Frame 1 (no input): blank canvas, image omitted
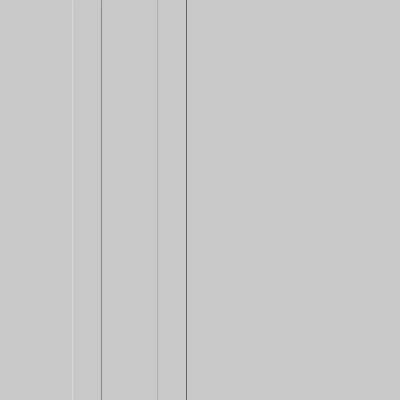
Frame 60 (the mouse pressed at the canvas centre just before this capture)
Frame 120 (the mouse held since frame 60 and released just before this capture): blank canvas, image omitted

The Processing sketch that drew this single still picture (run headless with seeded random() and noise(); from frame 60 on, the mouse is pressed at the canvas centre):

// Processing sketch: LineTargets
// ── LineTargets.pde
// LineTargets
//
// Move a series of lines towards their
// 1d targets. Uses arrays to store the
// initial line & target positions.
//
// Dan Wilcox danomatika.com 2015

float lines[] = { 10, 20, 40, 50 };
float targets[] = { 400, 200, 300, 100};
float easing = 0.01;

void setup() {
  size(400, 400);
}

void draw() {
  background(200);
  
  for(int i = 0; i < lines.length; ++i) {
    stroke(map(float(i), 0, float(lines.length), 100, 255));
    float x = lines[i] + (targets[i]-lines[i]) * easing;
    line(x, 0, x, height);  
    lines[i] = x; // update
  }
}
